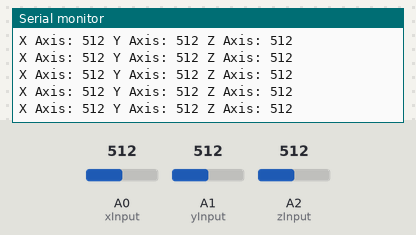
A sketch run on a simulated Arduino Uno, built with avr-gcc and run on an emulated ATmega328P. Parts: the last lines printed to the serial monitor. The test bench sets the inputs (shaded band); at power-on: A0 (xInput) = 512, A1 (yInput) = 512, A2 (zInput) = 512.

Above: at 1.2 s.
1.3 s: A0 (xInput) set to 983
At 1.69 s:
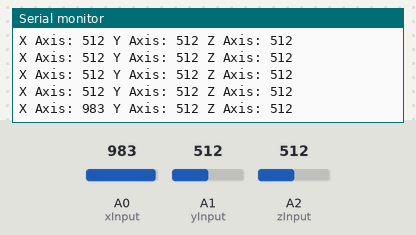
4.3 s: A0 (xInput) set to 1011
At 4.45 s:
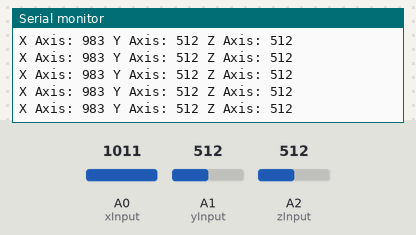
7.3 s: A1 (yInput) set to 106
At 7.46 s:
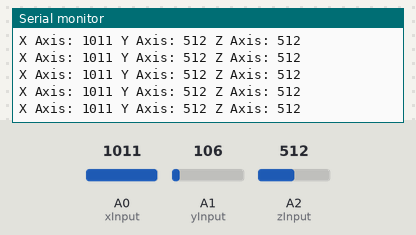
10.3 s: A1 (yInput) set to 91
At 10.47 s:
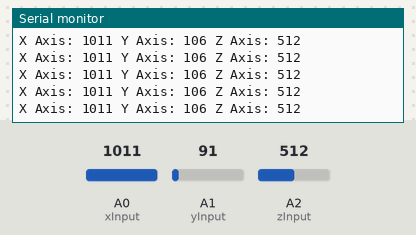
Timing chart, 0 to 13.3 s (numbered marks = the images above; inputs shaded):
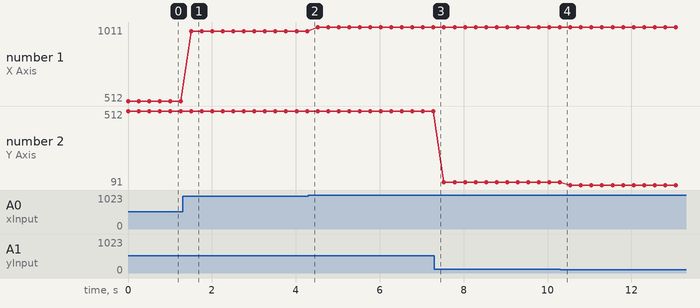

Measured:
- after the input at 1.3 s, the serial monitor: prints a new line after 0.21 s (image 1)
- plotted number 1: 512 → 983 after the input at 1.3 s, 983 → 1011 after the input at 4.3 s
- plotted number 2: 512 → 106 after the input at 7.3 s, 106 → 91 after the input at 10.3 s

The sketch:

Accelerometer.ino
```cpp
const int xInput = A0;
const int yInput = A1;
const int zInput = A2;

void setup() {
  analogReference(EXTERNAL);
  pinMode(xInput, INPUT);
  pinMode(yInput, INPUT);
  pinMode(zInput, INPUT);
  Serial.begin(9600);
}

void loop() {
  long xReading = analogRead(xInput);
  long yReading = analogRead(yInput);
  long zReading = analogRead(zInput);
  Serial.print("X Axis: ");
  Serial.print(xReading);
  Serial.print(" Y Axis: ");
  Serial.print(yReading);
  Serial.print(" Z Axis: ");
  Serial.println(zReading);
  delay(250); // makes reading the output easier.

}
```
